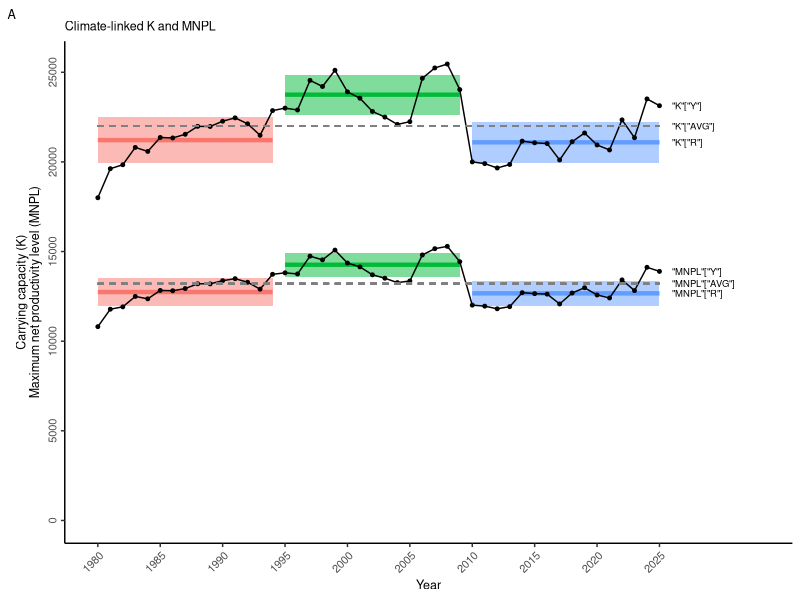
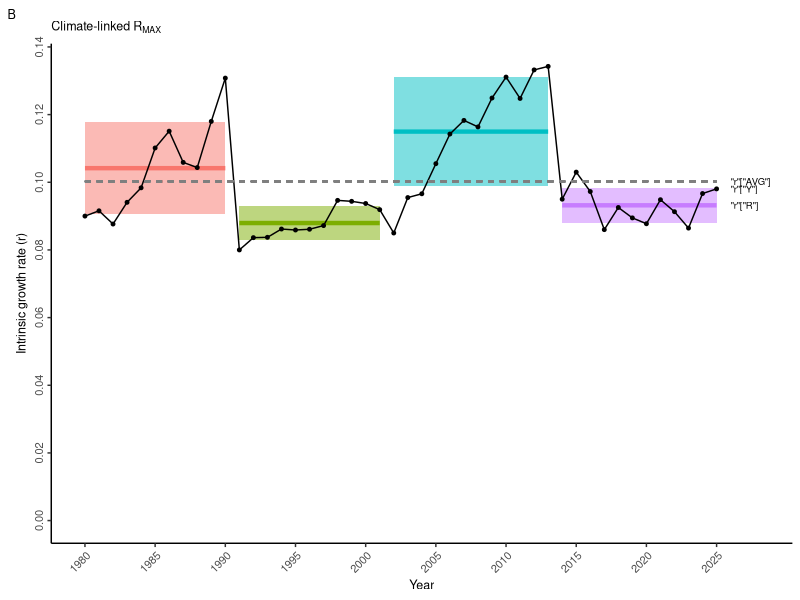
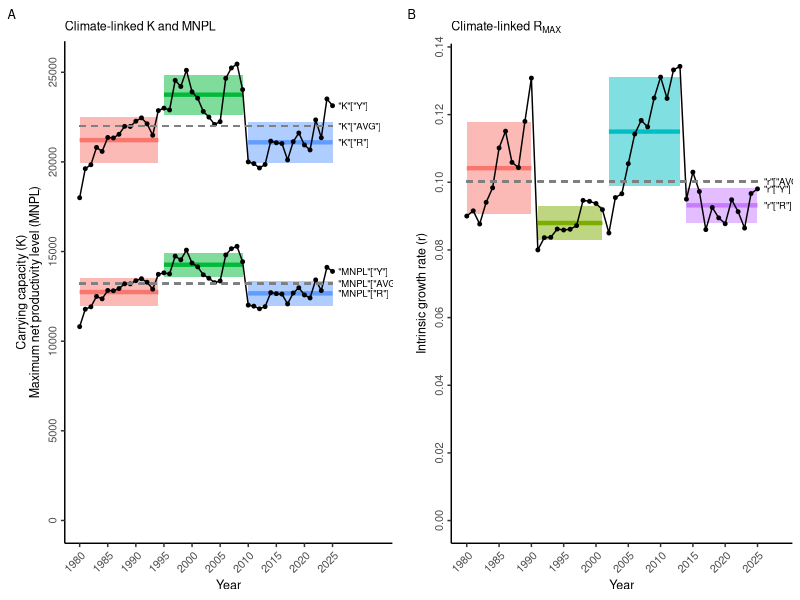

Write the R code that produced these figures, in order. (Note: this script raises an error after producing the figures.)

# Clear workspace
rm(list = ls())

# Setup
################################################################################

# Packages
library(tidyverse)

# Directories
plotdir <- "figures"


# Simulate K data
################################################################################

# Time series characteristics
yrs <- 1980:2025
nyrs <- length(1980:2025)

# Regime characteristics
mus <- c(18000, 23000, 20000)
cv <- 0.05
sds <- cv * mus 
nsteps <- c(15, 15, 16)

# Confirm
sum(nsteps) == nyrs

# Loop through regimes and create data
x <- 1
kvals <- purrr::map_df(1:length(mus), function(x){
  
  # Retrieve values
  mu <- mus[x]
  sd <- sds[x]
  nstep <- nsteps[x]
  
  # Random walk increments
  eps <- rnorm(nstep - 1, mean = 0, sd = sd)
  
  # Initialize series at the target mean
  vec <- numeric(nstep)
  vec[1] <- mu
  
  # Perform walk
  for (t in 2:nstep) {
    vec[t] <- vec[t - 1] + eps[t - 1]
  }
  
  # Build data
  df <- tibble(regime=x,
               mu=mu,
               sd=sd,
               ky=vec)
  
})

# Add years
z <- 2.4
kvals1 <- kvals %>% 
  mutate(year=yrs) %>% 
  select(year, everything()) %>% 
  mutate(mnpl= ky*(1/(1+z)^(1/z)))

# Regime stats
kstats <- kvals1 %>% 
  group_by(regime) %>% 
  summarize(yr1=min(year),
            yr2=max(year),
            kavg=mean(ky), 
            ksd=sd(ky),
            mnpl_avg=mean(mnpl),
            mnpl_sd=sd(mnpl)) %>% 
  ungroup() %>% 
  mutate(k_lo=kavg-ksd,#*1.96,
         k_hi=kavg+ksd,#*1.96,
         mnpl_lo=mnpl_avg-mnpl_sd,#*1.96,
         mnpl_hi=mnpl_avg+mnpl_sd)#*1.96)

# K avg
kavg <- mean(kvals1$ky)
mnpl_avg <- mean(kvals1$mnpl)

# Build K labels
k_labels <- tibble(ref=c(expression("K"["AVG"]), 
                         expression("K"["R"]),  
                         expression("K"["Y"])),
                   k=c(kavg, 
                       kstats$kavg[kstats$regime==3], 
                       kvals1$ky[kvals1$year==2025]))

# Build MNPL labels
mnpl_labels <- tibble(ref=c(expression("MNPL"["AVG"]), 
                         expression("MNPL"["R"]),  
                         expression("MNPL"["Y"])),
                   mnpl=c(mnpl_avg, 
                          kstats$mnpl_avg[kstats$regime==3], 
                          kvals1$mnpl[kvals1$year==2025]))


# Simulate R data
################################################################################

# 4 is pretty good; tried up to 8
set.seed(4)

# Time series characteristics
yrs <- 1980:2025
nyrs <- length(1980:2025)

# Regime characteristics
mus <- c(0.09, 0.08, 0.085, 0.095)
cv <- 0.08
sds <- cv * mus 
nsteps <- c(11, 11, 12, 12)

# Confirm
sum(nsteps) == nyrs

# Loop through regimes and create data
x <- 1
rvals <- purrr::map_df(1:length(mus), function(x){
  
  # Retrieve values
  mu <- mus[x]
  sd <- sds[x]
  nstep <- nsteps[x]
  
  # Random walk increments
  eps <- rnorm(nstep - 1, mean = 0, sd = sd)
  
  # Initialize series at the target mean
  vec <- numeric(nstep)
  vec[1] <- mu
  
  # Perform walk
  for (t in 2:nstep) {
    vec[t] <- vec[t - 1] + eps[t - 1]
  }
  
  # Build data
  df <- tibble(regime=x,
               mu=mu,
               sd=sd,
               ry=vec)
  
})

# Add years
rvals1 <- rvals %>% 
  mutate(year=yrs) %>% 
  select(year, everything())

# Regime stats
rstats <- rvals1 %>% 
  group_by(regime) %>% 
  summarize(yr1=min(year),
            yr2=max(year),
            ravg=mean(ry), 
            rsd=sd(ry)) %>% 
  ungroup() %>% 
  mutate(r_lo=ravg-rsd,#*1.96,
         r_hi=ravg+rsd)#*1.96)

# R avg
ravg <- mean(rvals1$ry)

# Build r labels
r_labels <- tibble(ref=c(expression("r"["AVG"]), 
                         expression("r"["R"]),  
                         expression("r"["Y"])),
                   r=c(ravg, 
                       rstats$ravg[rstats$regime==4], 
                       rvals1$ry[rvals1$year==2025]))



# Plot data
################################################################################

# Theme
my_theme <-  theme(axis.text=element_text(size=8),
                   axis.text.x = element_text(angle = 45, vjust = 1, hjust=1),
                   axis.text.y = element_text(angle = 90, hjust = 0.5),
                   axis.title=element_text(size=9),
                   legend.text=element_text(size=8),
                   legend.title=element_text(size=9),
                   strip.text=element_text(size=8),
                   plot.title=element_text(size=9),
                   plot.tag=element_text(size=9),
                   # Gridlines
                   panel.border = element_blank(),
                   panel.grid.major = element_blank(), 
                   panel.grid.minor = element_blank(),
                   panel.background = element_blank(), 
                   axis.line = element_line(colour = "black"),
                   # Legend
                   legend.key = element_rect(fill = NA, color=NA),
                   legend.background = element_rect(fill=alpha('blue', 0)))

# K values
g1 <- ggplot(kvals1, aes(x=year, y=ky)) +
  # Plot regime CI
  geom_rect(data=kstats, mapping=aes(xmin=yr1, 
                                     xmax=yr2, 
                                     ymin=k_lo, 
                                     ymax=k_hi, 
                                     fill=as.character(regime)),
            show.legend = F, alpha=0.5, inherit.aes = F) +
  # Plot regime average
  geom_segment(data=kstats, mapping=aes(x=yr1, 
                                        xend=yr2, 
                                        y=kavg, 
                                        color=as.character(regime)), 
               show.legend = F, lwd=1.5, inherit.aes = F) +
  # Plot data
  geom_line() +
  geom_point(size=1) +
  # Plot regime CI
  geom_rect(data=kstats, mapping=aes(xmin=yr1, 
                                     xmax=yr2, 
                                     ymin=mnpl_lo, 
                                     ymax=mnpl_hi, 
                                     fill=as.character(regime)),
            show.legend = F, alpha=0.5, inherit.aes = F) +
  # Plot regime average
  geom_segment(data=kstats, mapping=aes(x=yr1, 
                                        xend=yr2, 
                                        y=mnpl_avg, 
                                        color=as.character(regime)), 
               show.legend = F, lwd=1.5, inherit.aes = F) +
  # Plot data
  geom_line(data=kvals1, mapping=aes(x=year, y=mnpl), inherit.aes = F) +
  geom_point(data=kvals1, mapping=aes(x=year, y=mnpl), size=1, inherit.aes = F) +
  # Plot average
  geom_segment(x=1980, xend=2025, y=kavg, color="grey50", linetype="dashed") +
  geom_segment(x=1980, xend=2025, y=mnpl_avg, color="grey50", linetype="dashed") +
  # Plot labels
  geom_text(data=k_labels, mapping=aes(y=k, label=ref), 
            x=2026, hjust=0, size=2.4, inherit.aes = F) +
  geom_text(data=mnpl_labels, mapping=aes(y=mnpl, label=ref), 
            x=2026, hjust=0, size=2.4, inherit.aes = F) +
  # Labels
  labs(x="Year", 
       y="Carrying capacity (K)\nMaximum net productivity level (MNPL)", 
       tag="A", title=expression("Climate-linked K and MNPL")) +
  # Axes
  scale_y_continuous(lim=c(0, NA), breaks=seq(0, 25000, 5000)) +
  scale_x_continuous(breaks=seq(1980, 2025, 5), lim=c(1980, 2033)) +
  # Theme
  theme_bw() + my_theme
g1

# R values
g2 <- ggplot(rvals1, aes(x=year, y=ry)) +
  # Plot regime CI
  geom_rect(data=rstats, mapping=aes(xmin=yr1, 
                                     xmax=yr2, 
                                     ymin=r_lo, 
                                     ymax=r_hi, 
                                     fill=as.character(regime)),
            show.legend = F, alpha=0.5, inherit.aes = F) +
  # Plot regime average
  geom_segment(data=rstats, mapping=aes(x=yr1, 
                                        xend=yr2, 
                                        y=ravg, 
                                        color=as.character(regime)), 
               show.legend = F, lwd=1.5, inherit.aes = F) +
  # Plot data
  geom_line() +
  geom_point(size=1) +
  # Plot average
  geom_segment(x=1980, xend=2025, y=ravg, color="grey50", linetype="dashed") +
  # Plot labels
  geom_text(data=r_labels, mapping=aes(y=r, label=ref), 
            x=2026, hjust=0, size=2.4, inherit.aes = F) +
  # Labels
  labs(x="Year", y="Intrinsic growth rate (r)", tag="B", title=expression("Climate-linked R"["MAX"])) +
  # Axes
  scale_y_continuous(lim=c(0, NA), breaks=seq(0,0.14, 0.02)) +
  scale_x_continuous(breaks=seq(1980, 2025, 5), lim=c(1980, 2028)) +
  # Theme
  theme_bw() + my_theme
g2

# Merge
g <- gridExtra::grid.arrange(g1, g2, nrow=1)

# Export
ggsave(g, filename=file.path(plotdir, "FigX_climate_linked_mnpl_rmax.png"), 
       width=6.5, height=3.5, units="in", dpi=600, bg="white")
